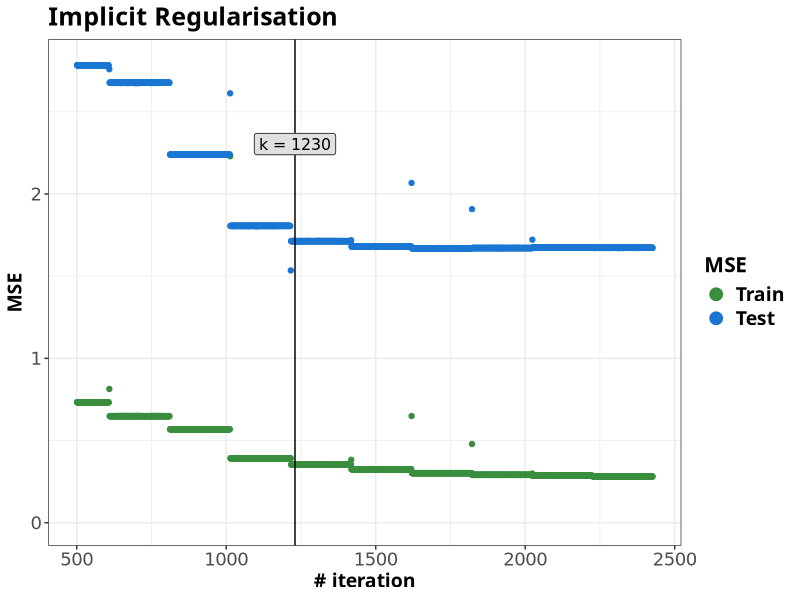

R code for this plot:
#--------------------------------------------------------------#
# Libraries
#--------------------------------------------------------------#

library(ggplot2)

set.seed(12345) 

## ggplot2 common theme
dejavu_layer <- list(
  theme_bw(),
  theme(
    text = element_text(family = "Bitter", 
                        face = "bold", 
                        size = 14),
    title = element_text(size = 15),
    legend.text = element_text(size = 14),
    axis.text = element_text(size = 13, 
                             family = "DejaVuSans", 
                             face = "plain"),
    axis.title = element_text(size = 14)
  )
)

data <- read.csv("communities.csv")
n <- dim(data)[1]

# Rename the target variable ViolentCrimesPerPop as target
names(data)[names(data) == "ViolentCrimesPerPop"] <- "target"


# Divide the data into training and test sets
data <- as.data.frame(scale(data))
id = sample(1:n, floor(n * 0.5)) 
train = data[id, ]
test = data[-id, ]

# Vectors to store training and test errors
error_tr <- c()
error_test <- c()

# Calculate the MSE cost
cost <- function(par, data){
  tr_cost <- mean((train$target - par %*% t(as.matrix(train[-101])))^2)
  te_cost <- mean((test$target - par %*% t(as.matrix(train[-101])))^2)
  error_tr <<- c(error_tr, tr_cost)
  error_test <<- c(error_test, te_cost)
  return(tr_cost)
}

# Use gradient descent algorithm to minimize the cost
opt <- optim(par = rep(0, 100), 
             fn = cost, 
             method = "BFGS", 
             control = list(maxit = 12)) 

# Plots:
df <- cbind.data.frame(x = 1:length(error_tr), 
                       error_tr = error_tr,
                       error_test = error_test)

plot <- ggplot(df, aes(x = x)) + 
  theme_bw() +
  dejavu_layer +
  geom_point(aes(y = error_tr, colour = "1")) +
  geom_point(aes(y = error_test, colour = "2")) +
  xlim(c(501, length(error_tr))) +
  ylim(c(0, error_test[400])) +
  geom_vline(xintercept = 1230) +
  annotate(x = 1230, 
           y = 2.5, 
           label = "k = 1230", 
           vjust = 2, 
           geom = "label",
           family = "DejavuSans",
           size = 4,
           fill = "#e0e0e0") +
  labs(title = "Implicit Regularisation",
       x = "# iteration",
       y = "MSE") +
  scale_color_manual(name = "MSE", 
                     labels = c("Train", "Test"), 
                     values = c("#388e3c", "#1976d2")) +
  guides(colour = guide_legend(override.aes = list(size = 4))) 
  # Legend symbol size

print(plot)

#ggsave("implicit.png", dpi = 400)
